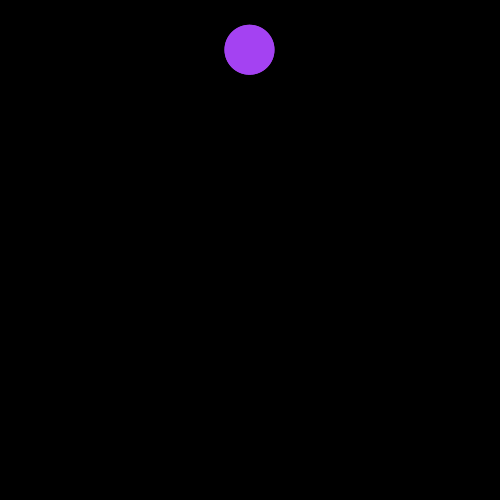
Frame 1 (no input)
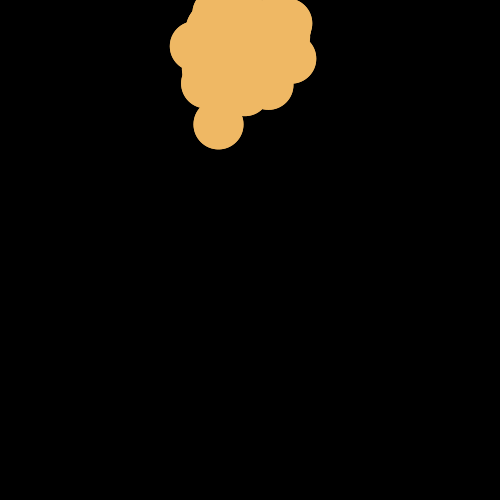
Frame 60 (the mouse pressed at the canvas centre just before this capture)
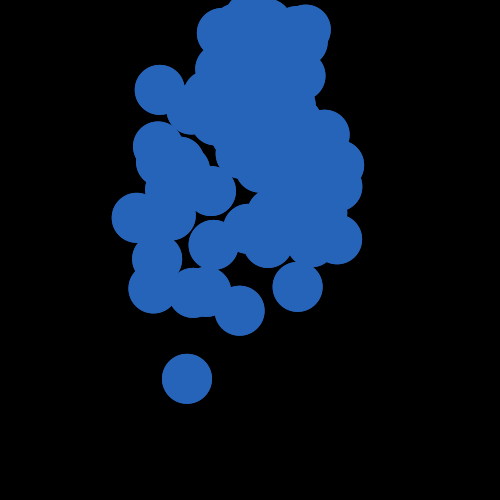
Frame 120 (the mouse held since frame 60 and released just before this capture)

The Processing sketch that drew these frames (run headless with seeded random() and noise(); from frame 60 on, the mouse is pressed at the canvas centre):

// Processing sketch: arraylists
// ── arraylists.pde
//with array lists you don't have to tell your computer the size of your array

ArrayList<Particle> particles;




void setup () {
  size (500, 500);
  
  //Initialize an instant of the array list particles
  particles = new ArrayList<Particle>();
 
  
}

void draw () {
  background (0);
  noStroke();
  fill(random(255), random(255), random(255));
  
  //add object from the Particle class into our arraylist
  particles.add(new Particle(new PVector (width/2, 50)));
  
  
  for(int i=0; i < particles.size(); i++) {
    particles.get(i).run();
    particles.get(i).display();
    }
}

// ── Particle.pde
class Particle {
  
  //Data
  PVector location;
  PVector velocity;
  PVector acceleration;
  
  //Constructor
  Particle (PVector location_) {
    acceleration = new PVector(0, 0.05);
    velocity = new PVector (random(-1,1), random(-2, 0));
    
    location = location_.get();
    
    
    
  }
  
 void run () {
   update();
   display();
   
 }
 
 void update () {
   velocity.add(acceleration);
   location.add(velocity);
 }
  
 void display () {
    
    ellipse(location.x, location.y, 50, 50);
  }
  
}
